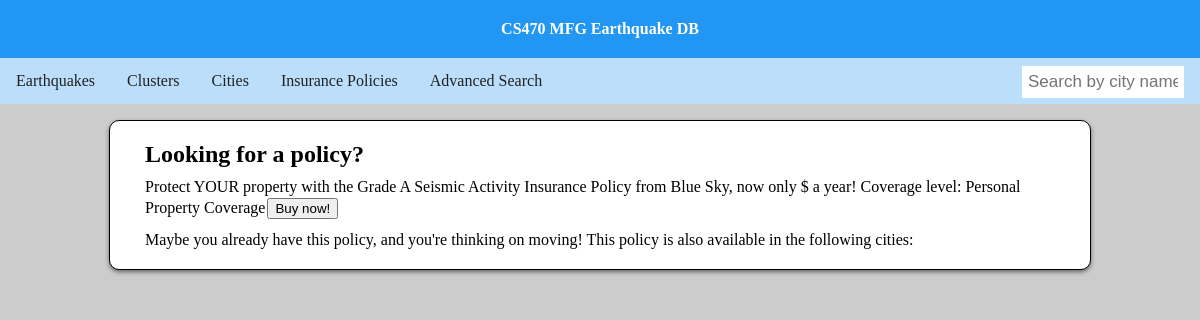
/policies.php?id=1, run on the app's committed database.
### tables this page shows
CREATE TABLE policy (
   id           INT NOT NULL auto_increment,
   policy_name  VARCHAR(50) NOT NULL,
   company_name VARCHAR(50) NOT NULL,
   premium      FLOAT DEFAULT NULL,
   type_id      INT NOT NULL,
 
   PRIMARY KEY(id),
   FOREIGN KEY(type_id) REFERENCES policy_type(id)
);

CREATE TABLE policy_type (
   id INT NOT NULL auto_increment,
   type_name VARCHAR(50),
   price_modifier FLOAT NOT NULL,
   
   PRIMARY KEY(id)
);

### public_html/policies.php (the view, shortened to what this page needs)
<?php
    if(isset($_GET[id]) && is_numeric($_GET[id])) {
        $query = "SELECT policy_name, company_name, premium, type_name FROM policy JOIN policy_type ON policy.type_id = policy_type.id WHERE policy.id = $_GET[id]";
        $result = mysqli_query($connection, $query);
        $result = mysqli_fetch_array($result);
        $content .= "<h2>Looking for a policy?</h2><p>Protect YOUR property with the $result[policy_name] Seismic Activity Insurance Policy from $result[company_name], now only \$$result[premium] a year! Coverage level: $result[type_name]<input type=\"button\" value=\"Buy now!\"></p>
        <p>Maybe you already have this policy, and you're thinking on moving! This policy is also available in the following cities:</p>
        <ul>";
        $content .= "</ul>";
    }
    include('includes/template.php');
    ?>

### public_html/css/main.css (style rules this page uses)
body { background: #ccc; margin: 0; padding: 0; }
#main h2, #main p, #main ul { margin: 10px 25px; }
input, select { margin: 2px; }

### data on the page
policy: policy_name "Grade A", company_name "Blue Sky", type.type_name "Personal Property Coverage"
